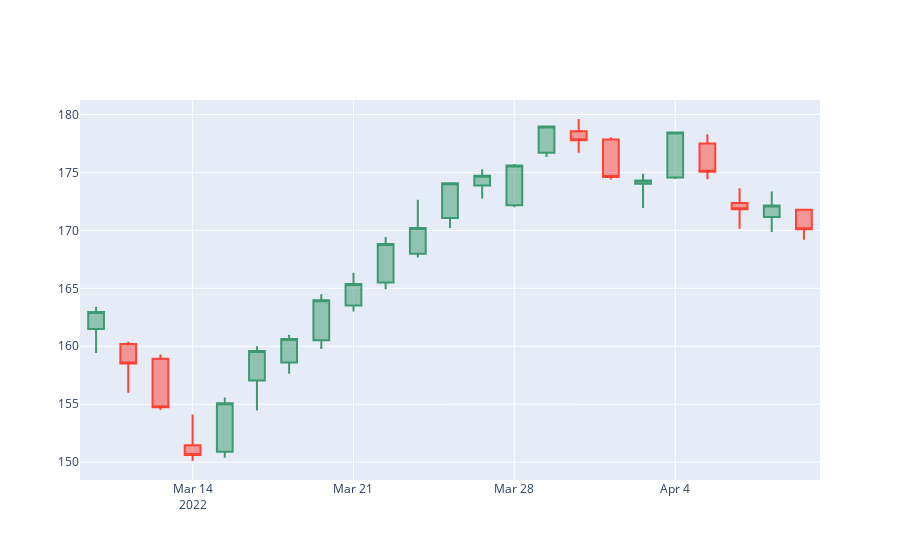

Source (notebook cell):
### Code cell
fig_1day = go.Figure(data=[go.Candlestick(x=data2, open=df_1day.Open, close=df_1day.Close, high=df_1day.High, low=df_1day.Low)])
fig_1day.update_xaxes(
    rangebreaks=[
        dict(bounds=['sat', 'mon'])
    ]
)
fig_1day.update_layout(xaxis_rangeslider_visible=False)
fig_1day.show()
